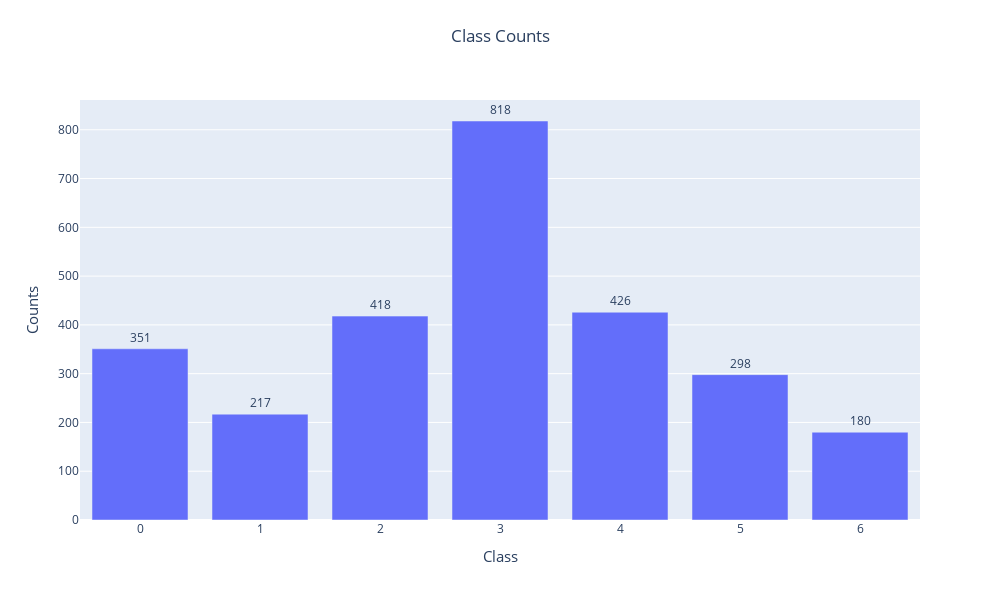

Notebook code for this chart:
### Code cell
counter = Counter(data.y.numpy())
counter = dict(counter)
keys = sorted(counter.keys())
index_storage = defaultdict(list)

count = [x[1] for x in sorted(counter.items())]

plot_counts(count)

### Figure 1 — Plotly figure (JSON) as saved in the notebook; plotly's stock layout.template omitted (floating-point values rounded to 4 significant figures)
{"data": [{"text": ["351", "217", "418", "818", "426", "298", "180"], "textposition": "outside", "type": "bar", "x": [0, 1, 2, 3, 4, 5, 6], "y": [351, 217, 418, 818, 426, 298, 180]}], "layout": {"height": 600, "title": {"text": "Class Counts", "x": 0.5, "xanchor": "center", "y": 0.95, "yanchor": "top"}, "width": 1000, "xaxis": {"title": {"font": {"size": 15}, "text": "Class"}}, "yaxis": {"title": {"font": {"size": 15}, "text": "Counts"}}}}
